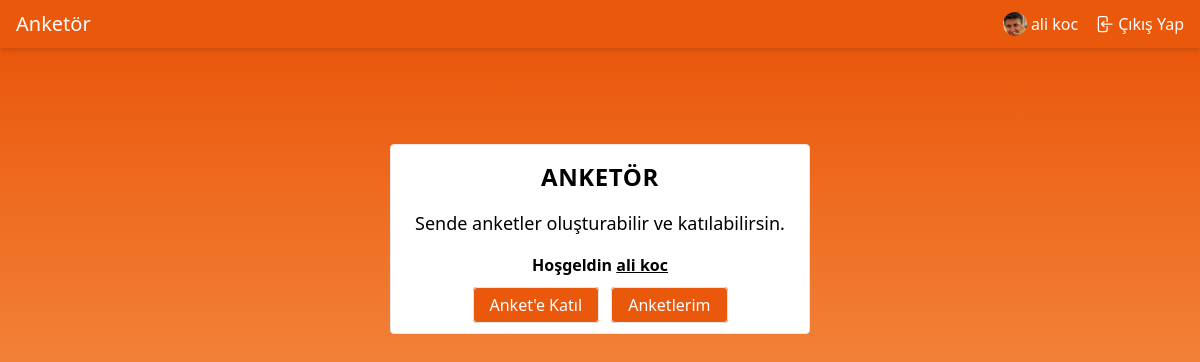
The page / (signed in) on the database as committed earlier.
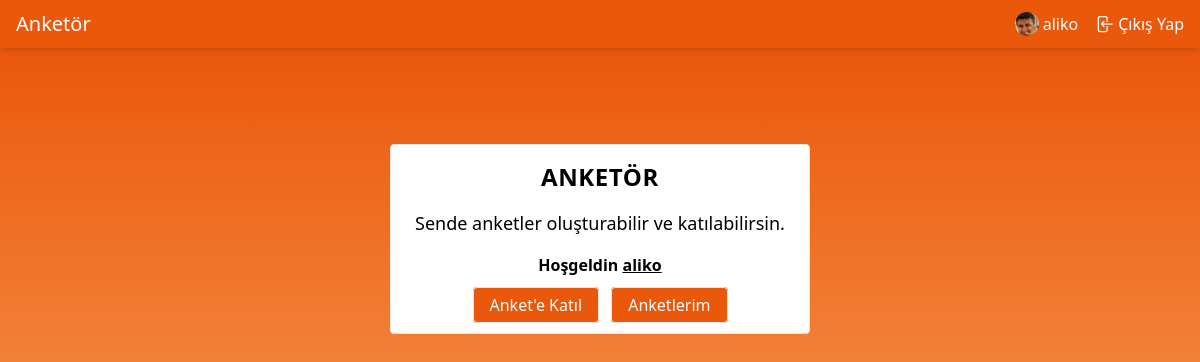
The same page on the database as committed later.
### apps/account/models.py (models this page shows, shortened)
class User(AbstractBaseUser, PermissionsMixin):
    email = models.EmailField(max_length=254, unique=True)
    name = models.CharField(max_length=254, null=True, blank=True)
    is_staff = models.BooleanField(default=False)
    is_superuser = models.BooleanField(default=False)
    is_active = models.BooleanField(default=True)
    last_login = models.DateTimeField(null=True, blank=True)
    date_joined = models.DateTimeField(auto_now_add=True)
    USERNAME_FIELD = 'email'
    EMAIL_FIELD = 'email'
    REQUIRED_FIELDS = ["name"]
    objects = UserManager()
    class Meta:
        verbose_name = "Kullanıcı"
        verbose_name_plural = "Kullanıcılar"

class Profile(models.Model):
    user = models.OneToOneField(User, on_delete=models.CASCADE)
    image = models.ImageField(default='profile_pictures/def_profile.jpg', upload_to='profile_pictures')
    class Meta:
        verbose_name = "Profil"
        verbose_name_plural = "Profiller"

### PollProject/views.py (the view)
# urls.py: path("", Main.as_view(), name="home"),
class Main(View):
    template_name = "home.html"
    def get(self, request):
        return render(request, self.template_name)

### templates/home.html
{% extends "base.html" %}
{% block content %}
  <section id="index" class="from-orange-600 to-orange-300 bg-gradient-to-b">
    <div class="mx-auto border rounded bg-white p-4 my-24 px-6 space-y-4">
      <div class="w-full text-center">
                <span class="text-2xl tracking-wide uppercase font-semibold">
                    Anketör
                </span>
      </div>
      <div class="space-y-4">
        <div>
          <p class="text-lg">Sende anketler oluşturabilir ve katılabilirsin.</p>
        </div>
        {% if user.is_authenticated %}
          <div class="font-semibold text-center">
            <p>Hoşgeldin <span class="underline">{{ user.name|default_if_none:user.email }}</span></p>
          </div>
        {% endif %}
        <div class="w-full text-center space-x-2">
          <a href="{% url "poll.public.list" %}"
             class="p-1.5 border rounded bg-orange-600 hover:bg-orange-700 text-white px-4">Anket'e Katıl</a>
          <a href="{% url "poll.index" %}"
             class="p-1.5 border rounded bg-orange-600 hover:bg-orange-700 text-white px-4">Anketlerim</a>
        </div>
      </div>
    </div>
  </section>
{% endblock %}

### templates/base.html (shortened to what this page needs)
{% load static tailwind_tags %}
<!doctype html>
<html lang="tr">
<head>
  {% tailwind_css %}
  <link rel="stylesheet" href="{% static "css/main.css" %}">
</head>
<body>
{% include "header.html" %}
<main>
  {% block content %}{% endblock %}
</main>
</body>
</html>

### templates/header.html (shortened to what this page needs)
{% load static %}
<header class="sticky w-full top-0 left-0 right-0 bottom-auto z-[990] bg-orange-600 text-white shadow-md p-2.5 px-4">
  <div class="flex items-center align-middle justify-between">
    <div>
      <a href="{% url "home" %}">
        <span class="text-xl font-medium">Anketör</span>
      </a>
    </div>
    <div class="flex justify-around items-center space-x-4">
      {% if not user.is_authenticated %}
        <a class="flex items-center space-x-1 hover:underline" href="{% url 'login' %}">
          <svg xmlns="http://www.w3.org/2000/svg" fill="none" viewBox="0 0 24 24" stroke-width="1.5"
               stroke="currentColor" class="w-5 h-5">
            <path stroke-linecap="round" stroke-linejoin="round"
                  d="M17.982 18.725A7.488 7.488 0 0012 15.75a7.488 7.488 0 00-5.982 2.975m11.963 0a9 9 0 10-11.963 0m11.963 0A8.966 8.966 0 0112 21a8.966 8.966 0 01-5.982-2.275M15 9.75a3 3 0 11-6 0 3 3 0 016 0z"></path>
          </svg>
          <span class="font-sans">Giriş Yap</span>
        </a>
      {% else %}
        <a href="{% url "poll.index" %}" class="flex hover:underline items-center space-x-1">
          <img class="w-6 rounded-full" src="{{ MEDIA_URL }}{{ user.profile.image.url }}"
               alt="{{ user.name|default_if_none:user.email }} profile image">
          <span>
            {{ user.name|default_if_none:user.email }}
        </span>
        </a>
        <a class="flex items-center space-x-1 hover:underline" href="{% url 'logout' %}">
          <span class="font-sans">Çıkış Yap</span>
        </a>
      {% endif %}
    </div>
  </div>
</header>

### static/css/main.css (style rules this page uses)
html, body { height: 100%; width: 100%; margin: 0; padding: 0; }
body > main { display: flex; flex-direction: column; flex: auto; height: calc(100vh - 48px); }
body > main > section { flex: 1 1 auto; display: flex; flex-direction: column; }

Rows that differ between the two databases and show on the page:
changed User: name "ali koc" → "aliko"
